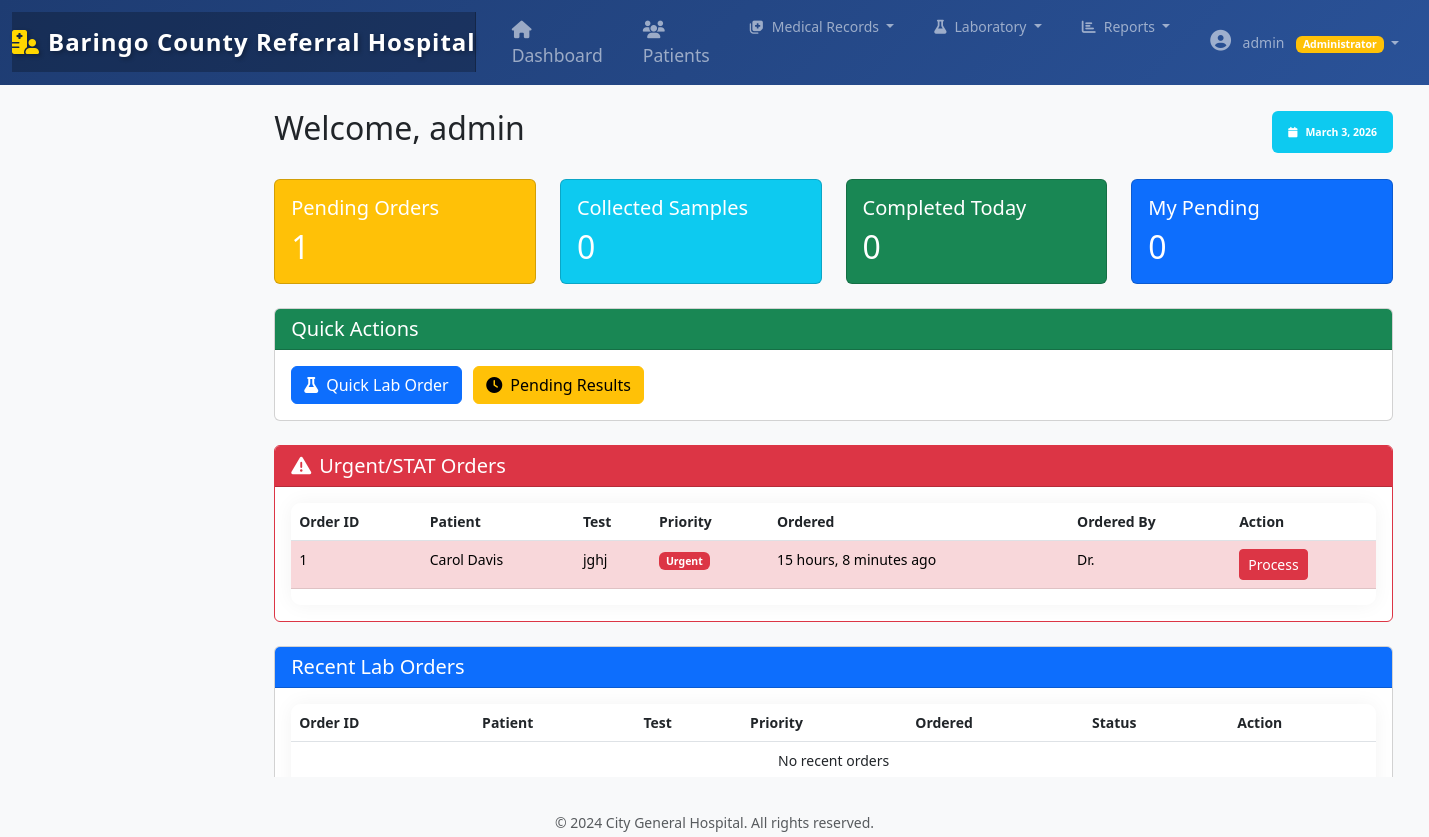
The page /dashboard/lab/ (signed in) on the database as committed earlier.
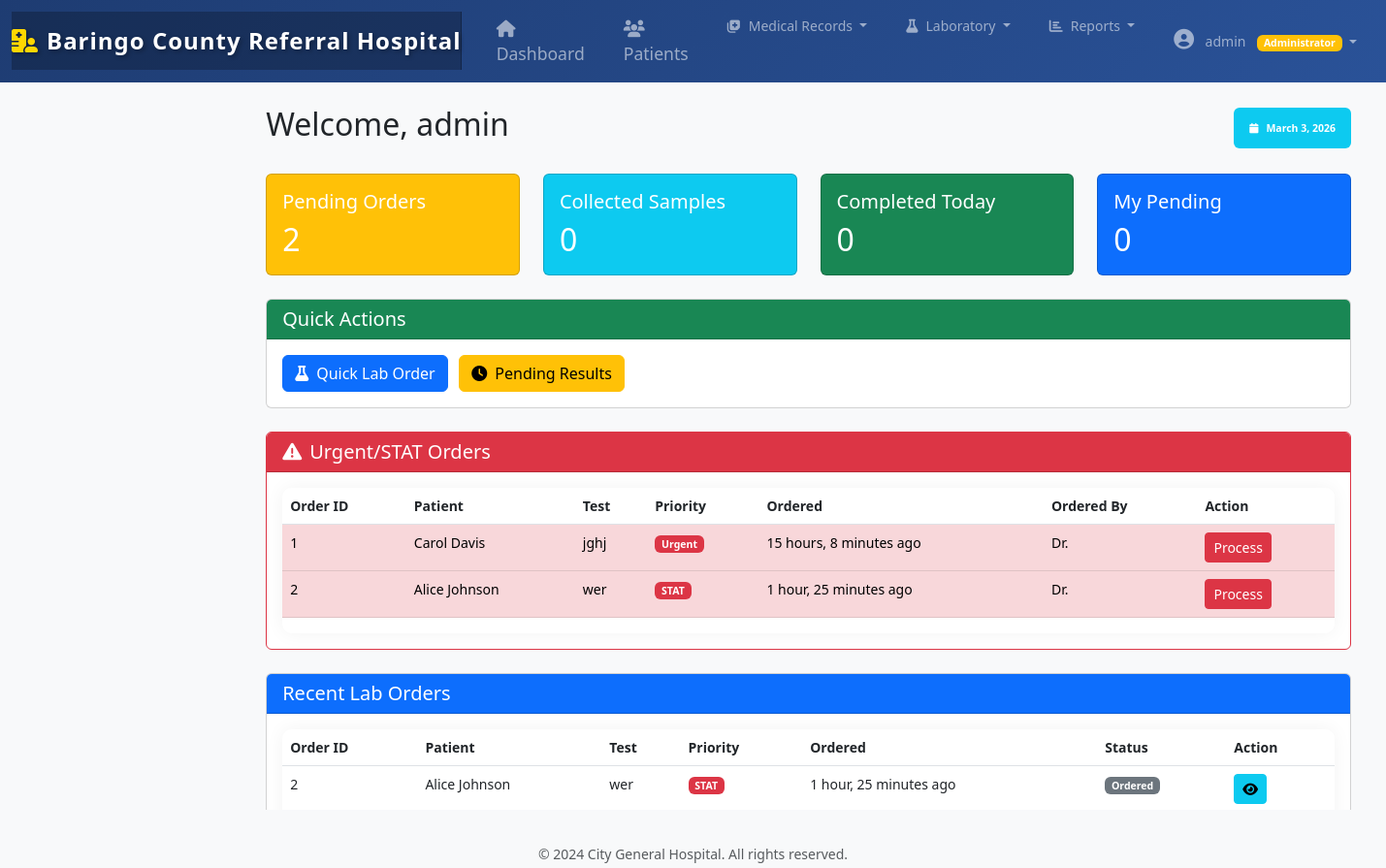
The same page on the database as committed later.
### hospital_records/apps/records/models.py (models this page shows, shortened)
class LabOrder(models.Model):
    LAB_STATUS = (
        ('ordered', 'Ordered'),
        ('collected', 'Sample Collected'),
        ('in_progress', 'In Progress'),
        ('completed', 'Completed'),
        ('cancelled', 'Cancelled'),
    )
    LAB_PRIORITY = (
        ('routine', 'Routine'),
        ('urgent', 'Urgent'),
        ('stat', 'STAT'),
    )
    medical_record = models.ForeignKey(MedicalRecord, on_delete=models.CASCADE, related_name='lab_orders')
    test_name = models.CharField(max_length=200)
    test_code = models.CharField(max_length=50, blank=True)  # ✅ Added blank=True
    priority = models.CharField(max_length=20, choices=LAB_PRIORITY, default='routine')
    status = models.CharField(max_length=20, choices=LAB_STATUS, default='ordered')
    ordered_by = models.ForeignKey(User, on_delete=models.SET_NULL, null=True, related_name='lab_orders')
    ordered_date = models.DateTimeField(auto_now_add=True)
    collected_date = models.DateTimeField(null=True, blank=True)
    collected_by = models.ForeignKey(User, on_delete=models.SET_NULL, null=True, blank=True, related_name='collected_samples')
    specimen_type = models.CharField(max_length=100, blank=True)
    clinical_notes = models.TextField(blank=True)

class MedicalRecord(models.Model):
    RECORD_TYPES = (
        ('consultation', 'Consultation'),
        ('follow_up', 'Follow Up'),
        ('emergency', 'Emergency'),
        ('routine_check', 'Routine Check'),
        ('pre_surgery', 'Pre-Surgery'),
        ('post_surgery', 'Post-Surgery'),
    )
    record_number = models.CharField(max_length=20, unique=True)
    patient = models.ForeignKey(Patient, on_delete=models.CASCADE, related_name='medical_records')
    doctor = models.ForeignKey(User, on_delete=models.SET_NULL, null=True, related_name='medical_records')
    record_type = models.CharField(max_length=20, choices=RECORD_TYPES)
    visit_date = models.DateTimeField(auto_now_add=True)
    chief_complaint = models.TextField()
    history_of_present_illness = models.TextField()
    review_of_systems = models.TextField(blank=True)
    physical_exam = models.TextField(blank=True)
    assessment = models.TextField()
    plan = models.TextField()
    follow_up_date = models.DateField(null=True, blank=True)
    follow_up_instructions = models.TextField(blank=True)
    is_active = models.BooleanField(default=True)
    created_at = models.DateTimeField(auto_now_add=True)
    updated_at = models.DateTimeField(auto_now=True)
    class Meta:
        ordering = ['-visit_date']

### hospital_records/apps/patients/models.py (models this page shows, shortened)
class Patient(models.Model):
    GENDER_CHOICES = (
        ('M', 'Male'),
        ('F', 'Female'),
        ('O', 'Other'),
    )
    BLOOD_GROUP_CHOICES = (
        ('A+', 'A+'),
        ('A-', 'A-'),
        ('B+', 'B+'),
        ('B-', 'B-'),
        ('AB+', 'AB+'),
        ('AB-', 'AB-'),
        ('O+', 'O+'),
        ('O-', 'O-'),
    )
    MARITAL_STATUS = (
        ('single', 'Single'),
        ('married', 'Married'),
        ('divorced', 'Divorced'),
        ('widowed', 'Widowed'),
    )
    phone_regex = RegexValidator(
    regex=r'^[\d\+\-\(\)\s]+$',  # Allows digits, +, -, (), and spaces
    message="Enter a valid phone number (digits, +, -, parentheses, and spaces allowed)."
)
    patient_id = models.CharField(
        max_length=20,
        unique=True,
        editable=False,
        help_text="Auto-generated patient ID"
    )
    first_name = models.CharField(max_length=100, verbose_name="First Name")
    last_name = models.CharField(max_length=100, verbose_name="Last Name")
    date_of_birth = models.DateField(
        verbose_name="Date of Birth",
        help_text="Format: YYYY-MM-DD"
    )
    gender = models.CharField(
        max_length=1,
        choices=GENDER_CHOICES,
        verbose_name="Gender"
    )
    blood_group = models.CharField(
        max_length=3,
        choices=BLOOD_GROUP_CHOICES,
        verbose_name="Blood Group"
    )
    marital_status = models.CharField(
        max_length=10,
        choices=MARITAL_STATUS,
        default='single',
        verbose_name="Marital Status"
    )
    phone_number = models.CharField(
        max_length=15,
        validators=[phone_regex],
        verbose_name="Phone Number",
        help_text="Format: +1234567890"
    )
    email = models.EmailField(
        blank=True,
        null=True,
        validators=[EmailValidator()],
        verbose_name="Email Address"
    )
    address = models.TextField(verbose_name="Address")
    city = models.CharField(max_length=100, verbose_name="City")
    state = models.CharField(max_length=100, verbose_name="State")
    zip_code = models.CharField(
        max_length=10,
        verbose_name="ZIP Code"
    )
    emergency_contact_name = models.CharField(
        max_length=200,
        verbose_name="Emergency Contact Name"
    )
    emergency_contact_phone = models.CharField(
        max_length=15,
        validators=[phone_regex],
        verbose_name="Emergency Contact Phone"
    )
    emergency_contact_relation = models.CharField(
        max_length=50,
        verbose_name="Relation to Patient"
    )
    primary_physician = models.ForeignKey(
        User,
        on_delete=models.SET_NULL,
        null=True,
        related_name='patients',
        verbose_name="Primary Physician"
    )
    allergies = models.TextField(
        blank=True,
        verbose_name="Allergies",
        help_text="List any known allergies"
    )
    chronic_conditions = models.TextField(
        blank=True,
        verbose_name="Chronic Conditions",
        help_text="List any chronic medical conditions"
    )
    current_medications = models.TextField(
        blank=True,
        verbose_name="Current Medications",
        help_text="List current medications and dosages"
    )
    insurance_provider = models.CharField(
        max_length=200,
        blank=True,
        verbose_name="Insurance Provider"
    )
    insurance_policy_number = models.CharField(
        max_length=50,
        blank=True,
        verbose_name="Policy Number"
    )
    insurance_group_number = models.CharField(
        max_length=50,
        blank=True,
        verbose_name="Group Number"
    )
    STATUS_CHOICES = (
        ('active', 'Active'),
        ('discharged', 'Discharged'),
        ('transferred', 'Transferred'),
        ('deceased', 'Deceased'),
    )
    status = models.CharField(
        max_length=20,
        choices=STATUS_CHOICES,
        default='active',
        verbose_name="Patient Status"
    )
    registration_date = models.DateTimeField(
        auto_now_add=True,
        verbose_name="Registration Date"
    )
    last_visit = models.DateField(
        null=True,
        blank=True,
        verbose_name="Last Visit Date"
    )
    updated_at = models.DateTimeField(
        auto_now=True,
        verbose_name="Last Updated"
    )
    registered_by = models.ForeignKey(
        User,
        on_delete=models.SET_NULL,
        null=True,
        related_name='registered_patients',
        verbose_name="Registered By"
    )
    class Meta:
        ordering = ['-registration_date']
        verbose_name = "Patient"
        verbose_name_plural = "Patients"
        indexes = [
            models.Index(fields=['patient_id']),
            models.Index(fields=['last_name', 'first_name']),
        ]
    def get_full_name(self):
        return f"{self.first_name} {self.last_name}"

### hospital_records/apps/patients/views_dashboards.py (the view)
# urls.py: path('dashboard/lab/', views_dashboards.lab_dashboard, name='lab_dashboard'),
@login_required
@lab_tech_required
def lab_dashboard(request):
    today = timezone.now().date()
    user = request.user
    pending_orders = LabOrder.objects.filter(
        status='ordered'
    ).select_related('medical_record__patient', 'ordered_by').count()
    collected_samples = LabOrder.objects.filter(
        status='collected'
    ).select_related('medical_record__patient').count()
    completed_today = LabOrder.objects.filter(
        status='completed',
        result__performed_date__date=today
    ).count()
    my_pending = LabOrder.objects.filter(
        status='in_progress',
        collected_by=user
    ).count()
    urgent_orders = LabOrder.objects.filter(
        priority__in=['urgent', 'stat'],
        status__in=['ordered', 'collected']
    ).select_related('medical_record__patient')[:10]
    recent_orders = LabOrder.objects.filter(
        ordered_date__date=today
    ).select_related('medical_record__patient', 'ordered_by')[:15]
    test_stats = LabOrder.objects.filter(
        ordered_date__date=today
    ).values('test_name').annotate(
        count=Count('id')
    ).order_by('-count')[:10]
    context = {
        'pending_orders': pending_orders,
        'collected_samples': collected_samples,
        'completed_today': completed_today,
        'my_pending': my_pending,
        'urgent_orders': urgent_orders,
        'recent_orders': recent_orders,
        'test_stats': test_stats,
    }
    return render(request, 'patients/lab_dashboard.html', context)

### templates/patients/lab_dashboard.html (shortened to what the changed rows need)
{% extends 'base.html' %}
{% block content %}
<div class="container-fluid py-4">
    <div class="d-flex justify-content-between align-items-center mb-4">
        <h2>Welcome, {{ user.get_full_name|default:user.username }}</h2>
    </div>
    <div class="row mb-4">
        <div class="col-md-3">
            <div class="card bg-warning text-white">
                <div class="card-body">
                    <h5 class="card-title">Pending Orders</h5>
                    <h2 class="mb-0">{{ pending_orders|default:"0" }}</h2>
                </div>
            </div>
        </div>
        <div class="col-md-3">
            <div class="card bg-info text-white">
                <div class="card-body">
                    <h2 class="mb-0">{{ collected_samples|default:"0" }}</h2>
                </div>
            </div>
        </div>
        <div class="col-md-3">
            <div class="card bg-success text-white">
                <div class="card-body">
                    <h2 class="mb-0">{{ completed_today|default:"0" }}</h2>
                </div>
            </div>
        </div>
        <div class="col-md-3">
            <div class="card bg-primary text-white">
                <div class="card-body">
                    <h2 class="mb-0">{{ my_pending|default:"0" }}</h2>
                </div>
            </div>
        </div>
    </div>
    <div class="row mb-4">
        <div class="col-12">
            <div class="card border-danger">
                <div class="card-body">
                    <div class="table-responsive">
                        <table class="table table-hover">
                            <thead>
                                <tr>
                                    <th>Order ID</th>
                                    <th>Patient</th>
                                    <th>Test</th>
                                    <th>Priority</th>
                                    <th>Ordered</th>
                                    <th>Ordered By</th>
                                    <th>Action</th>
                                </tr>
                            </thead>
                            <tbody>
                                {% for order in urgent_orders %}
                                <tr class="table-danger">
                                    <td>{{ order.id }}</td>
                                    <td>{{ order.medical_record.patient.get_full_name }}</td>
                                    <td>{{ order.test_name }}</td>
                                    <td>
                                        <span class="badge bg-danger">{{ order.get_priority_display }}</span>
                                    </td>
                                    <td>{{ order.ordered_date|timesince }} ago</td>
                                    <td>Dr. {{ order.ordered_by.get_full_name }}</td>
                                    <td>
                                        <a href="{% url 'records:lab_detail' order.pk %}" class="btn btn-sm btn-danger">
                                            Process
                                        </a>
                                    </td>
                                </tr>
                                {% empty %}
                                <tr>
                                    <td colspan="7" class="text-center">No urgent orders</td>
                                </tr>
                                {% endfor %}
                            </tbody>
                        </table>
                    </div>
                </div>
            </div>
        </div>
    </div>
    <div class="row">
        <div class="col-12">
            <div class="card">
                <div class="card-body">
                    <div class="table-responsive">
                        <table class="table table-hover">
                            <thead>
                                <tr>
                                    <th>Order ID</th>
                                    <th>Patient</th>
                                    <th>Test</th>
                                    <th>Priority</th>
                                    <th>Ordered</th>
                                    <th>Status</th>
                                    <th>Action</th>
                                </tr>
                            </thead>
                            <tbody>
                                {% for order in recent_orders %}
                                <tr>
                                    <td>{{ order.id }}</td>
                                    <td>{{ order.medical_record.patient.get_full_name }}</td>
                                    <td>{{ order.test_name }}</td>
                                    <td>
                                        <span class="badge {% if order.priority == 'stat' %}bg-danger{% elif order.priority == 'urgent' %}bg-warning{% else %}bg-info{% endif %}">
                                            {{ order.get_priority_display }}
                                        </span>
                                    </td>
                                    <td>{{ order.ordered_date|timesince }} ago</td>
                                    <td>
                                        <span class="badge {% if order.status == 'completed' %}bg-success{% elif order.status == 'in_progress' %}bg-warning{% else %}bg-secondary{% endif %}">
                                            {{ order.get_status_display }}
                                        </span>
                                    </td>
                                    <td>
                                        <a href="{% url 'records:lab_detail' order.pk %}" class="btn btn-sm btn-info">
                                            <i class="fas fa-eye"></i>
                                        </a>
                                    </td>
                                </tr>
                                {% empty %}
                                <tr>
                                    <td colspan="7" class="text-center">No recent orders</td>
                                </tr>
                                {% endfor %}
                            </tbody>
                        </table>
                    </div>
                </div>
            </div>
        </div>
    </div>
</div>
{% endblock %}

Rows that differ between the two databases and show on the page:
added LabOrder: id "2", medical_record.patient.get_full_name "Alice Johnson", test_name "wer", priority "STAT", ordered_date "1 hour, 25 minutes", status "Ordered"
Other text that changed with them:
{{ pending_orders|default:"0" }}: "1" → "2"
text no longer shown: "No recent orders"
